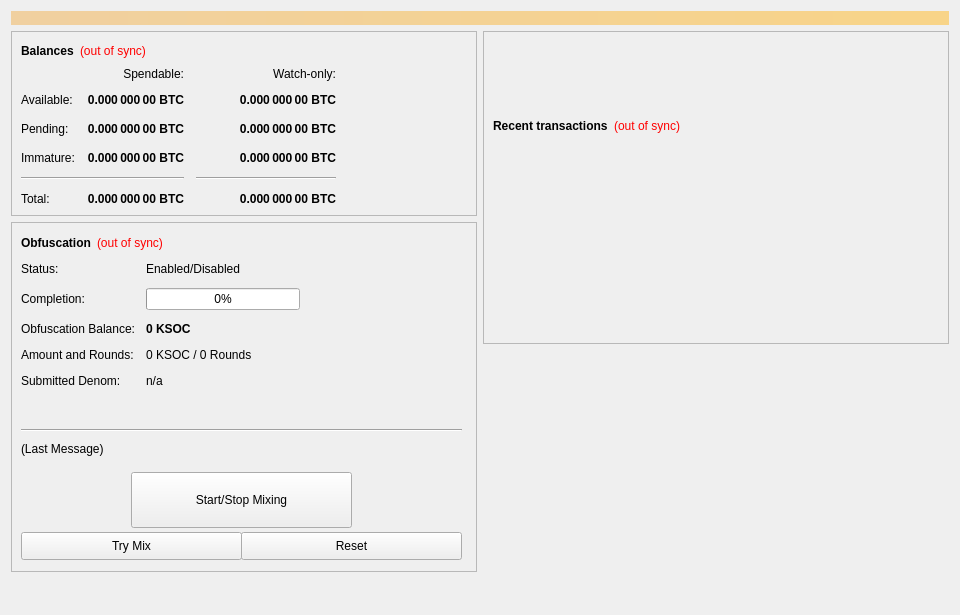
<?xml version="1.0" encoding="UTF-8"?>
<ui version="4.0">
 <class>OverviewPage</class>
 <widget class="QWidget" name="OverviewPage">
  <property name="geometry">
   <rect>
    <x>0</x>
    <y>0</y>
    <width>960</width>
    <height>615</height>
   </rect>
  </property>
  <property name="minimumSize">
   <size>
    <width>960</width>
    <height>0</height>
   </size>
  </property>
  <property name="windowTitle">
   <string>Form</string>
  </property>
  <layout class="QVBoxLayout" name="topLayout">
   <item>
    <widget class="QLabel" name="labelAlerts">
     <property name="visible">
      <bool>false</bool>
     </property>
     <property name="styleSheet">
      <string notr="true">background-color: qlineargradient(x1: 0, y1: 0, x2: 1, y2: 0, stop:0 #F0D0A0, stop:1 #F8D488); color:#000000;</string>
     </property>
     <property name="wordWrap">
      <bool>true</bool>
     </property>
     <property name="margin">
      <number>3</number>
     </property>
    </widget>
   </item>
   <item>
    <layout class="QHBoxLayout" name="horizontalLayout" stretch="1,1">
     <item>
      <layout class="QVBoxLayout" name="verticalLayout_2">
       <item>
        <widget class="QFrame" name="frame">
         <property name="frameShape">
          <enum>QFrame::StyledPanel</enum>
         </property>
         <property name="frameShadow">
          <enum>QFrame::Raised</enum>
         </property>
         <layout class="QVBoxLayout" name="verticalLayout_4">
          <item>
           <layout class="QHBoxLayout" name="horizontalLayout_4">
            <item>
             <widget class="QLabel" name="label_5">
              <property name="font">
               <font>
                <weight>75</weight>
                <bold>true</bold>
               </font>
              </property>
              <property name="text">
               <string>Balances</string>
              </property>
             </widget>
            </item>
            <item>
             <widget class="QLabel" name="labelWalletStatus">
              <property name="cursor">
               <cursorShape>WhatsThisCursor</cursorShape>
              </property>
              <property name="toolTip">
               <string>The displayed information may be out of date. Your wallet automatically synchronizes with the KSOC network after a connection is established, but this process has not completed yet.</string>
              </property>
              <property name="styleSheet">
               <string notr="true">QLabel { color: red; }</string>
              </property>
              <property name="text">
               <string notr="true">(out of sync)</string>
              </property>
              <property name="alignment">
               <set>Qt::AlignLeading|Qt::AlignLeft|Qt::AlignVCenter</set>
              </property>
             </widget>
            </item>
            <item>
             <spacer name="horizontalSpacer_3">
              <property name="orientation">
               <enum>Qt::Horizontal</enum>
              </property>
              <property name="sizeHint" stdset="0">
               <size>
                <width>40</width>
                <height>20</height>
               </size>
              </property>
             </spacer>
            </item>
           </layout>
          </item>
          <item>
           <layout class="QGridLayout" name="gridLayout">
            <property name="spacing">
             <number>12</number>
            </property>
            <item row="2" column="2">
             <widget class="QLabel" name="labelWatchPending">
              <property name="font">
               <font>
                <weight>75</weight>
                <bold>true</bold>
               </font>
              </property>
              <property name="cursor">
               <cursorShape>IBeamCursor</cursorShape>
              </property>
              <property name="toolTip">
               <string>Unconfirmed transactions to watch-only addresses</string>
              </property>
              <property name="text">
               <string notr="true">0.000 000 00 BTC</string>
              </property>
              <property name="alignment">
               <set>Qt::AlignRight|Qt::AlignTrailing|Qt::AlignVCenter</set>
              </property>
              <property name="textInteractionFlags">
               <set>Qt::LinksAccessibleByMouse|Qt::TextSelectableByKeyboard|Qt::TextSelectableByMouse</set>
              </property>
             </widget>
            </item>
            <item row="2" column="1">
             <widget class="QLabel" name="labelUnconfirmed">
              <property name="font">
               <font>
                <weight>75</weight>
                <bold>true</bold>
               </font>
              </property>
              <property name="cursor">
               <cursorShape>IBeamCursor</cursorShape>
              </property>
              <property name="toolTip">
               <string>Total of transactions that have yet to be confirmed, and do not yet count toward the spendable balance</string>
              </property>
              <property name="text">
               <string notr="true">0.000 000 00 BTC</string>
              </property>
              <property name="alignment">
               <set>Qt::AlignRight|Qt::AlignTrailing|Qt::AlignVCenter</set>
              </property>
              <property name="textInteractionFlags">
               <set>Qt::LinksAccessibleByMouse|Qt::TextSelectableByKeyboard|Qt::TextSelectableByMouse</set>
              </property>
             </widget>
            </item>
            <item row="3" column="2">
             <widget class="QLabel" name="labelWatchImmature">
              <property name="font">
               <font>
                <weight>75</weight>
                <bold>true</bold>
               </font>
              </property>
              <property name="cursor">
               <cursorShape>IBeamCursor</cursorShape>
              </property>
              <property name="toolTip">
               <string>Staked or masternode rewards in watch-only addresses that has not yet matured</string>
              </property>
              <property name="text">
               <string notr="true">0.000 000 00 BTC</string>
              </property>
              <property name="alignment">
               <set>Qt::AlignRight|Qt::AlignTrailing|Qt::AlignVCenter</set>
              </property>
              <property name="textInteractionFlags">
               <set>Qt::LinksAccessibleByMouse|Qt::TextSelectableByKeyboard|Qt::TextSelectableByMouse</set>
              </property>
             </widget>
            </item>
            <item row="4" column="0" colspan="2">
             <widget class="Line" name="lineSpendableBalance">
              <property name="orientation">
               <enum>Qt::Horizontal</enum>
              </property>
             </widget>
            </item>
            <item row="4" column="2">
             <widget class="Line" name="lineWatchBalance">
              <property name="sizePolicy">
               <sizepolicy hsizetype="Preferred" vsizetype="Fixed">
                <horstretch>0</horstretch>
                <verstretch>0</verstretch>
               </sizepolicy>
              </property>
              <property name="minimumSize">
               <size>
                <width>140</width>
                <height>0</height>
               </size>
              </property>
              <property name="orientation">
               <enum>Qt::Horizontal</enum>
              </property>
             </widget>
            </item>
            <item row="5" column="0">
             <widget class="QLabel" name="labelTotalText">
              <property name="text">
               <string>Total:</string>
              </property>
             </widget>
            </item>
            <item row="3" column="1">
             <widget class="QLabel" name="labelImmature">
              <property name="font">
               <font>
                <weight>75</weight>
                <bold>true</bold>
               </font>
              </property>
              <property name="cursor">
               <cursorShape>IBeamCursor</cursorShape>
              </property>
              <property name="toolTip">
               <string>Staked or masternode rewards that has not yet matured</string>
              </property>
              <property name="text">
               <string notr="true">0.000 000 00 BTC</string>
              </property>
              <property name="alignment">
               <set>Qt::AlignRight|Qt::AlignTrailing|Qt::AlignVCenter</set>
              </property>
              <property name="textInteractionFlags">
               <set>Qt::LinksAccessibleByMouse|Qt::TextSelectableByKeyboard|Qt::TextSelectableByMouse</set>
              </property>
             </widget>
            </item>
            <item row="2" column="3">
             <spacer name="horizontalSpacer_2">
              <property name="orientation">
               <enum>Qt::Horizontal</enum>
              </property>
              <property name="sizeHint" stdset="0">
               <size>
                <width>40</width>
                <height>20</height>
               </size>
              </property>
             </spacer>
            </item>
            <item row="3" column="0">
             <widget class="QLabel" name="labelImmatureText">
              <property name="text">
               <string>Immature:</string>
              </property>
             </widget>
            </item>
            <item row="5" column="1">
             <widget class="QLabel" name="labelTotal">
              <property name="font">
               <font>
                <weight>75</weight>
                <bold>true</bold>
               </font>
              </property>
              <property name="cursor">
               <cursorShape>IBeamCursor</cursorShape>
              </property>
              <property name="toolTip">
               <string>Your current total balance</string>
              </property>
              <property name="text">
               <string notr="true">0.000 000 00 BTC</string>
              </property>
              <property name="alignment">
               <set>Qt::AlignRight|Qt::AlignTrailing|Qt::AlignVCenter</set>
              </property>
              <property name="textInteractionFlags">
               <set>Qt::LinksAccessibleByMouse|Qt::TextSelectableByKeyboard|Qt::TextSelectableByMouse</set>
              </property>
             </widget>
            </item>
            <item row="5" column="2">
             <widget class="QLabel" name="labelWatchTotal">
              <property name="font">
               <font>
                <weight>75</weight>
                <bold>true</bold>
               </font>
              </property>
              <property name="cursor">
               <cursorShape>IBeamCursor</cursorShape>
              </property>
              <property name="toolTip">
               <string>Current total balance in watch-only addresses</string>
              </property>
              <property name="text">
               <string notr="true">0.000 000 00 BTC</string>
              </property>
              <property name="alignment">
               <set>Qt::AlignRight|Qt::AlignTrailing|Qt::AlignVCenter</set>
              </property>
              <property name="textInteractionFlags">
               <set>Qt::LinksAccessibleByMouse|Qt::TextSelectableByKeyboard|Qt::TextSelectableByMouse</set>
              </property>
             </widget>
            </item>
            <item row="0" column="2">
             <widget class="QLabel" name="labelWatchonly">
              <property name="text">
               <string>Watch-only:</string>
              </property>
              <property name="alignment">
               <set>Qt::AlignRight|Qt::AlignTrailing|Qt::AlignVCenter</set>
              </property>
             </widget>
            </item>
            <item row="1" column="0">
             <widget class="QLabel" name="labelBalanceText">
              <property name="text">
               <string>Available:</string>
              </property>
             </widget>
            </item>
            <item row="1" column="1">
             <widget class="QLabel" name="labelBalance">
              <property name="font">
               <font>
                <weight>75</weight>
                <bold>true</bold>
               </font>
              </property>
              <property name="cursor">
               <cursorShape>IBeamCursor</cursorShape>
              </property>
              <property name="toolTip">
               <string>Your current spendable balance</string>
              </property>
              <property name="text">
               <string notr="true">0.000 000 00 BTC</string>
              </property>
              <property name="alignment">
               <set>Qt::AlignRight|Qt::AlignTrailing|Qt::AlignVCenter</set>
              </property>
              <property name="textInteractionFlags">
               <set>Qt::LinksAccessibleByMouse|Qt::TextSelectableByKeyboard|Qt::TextSelectableByMouse</set>
              </property>
             </widget>
            </item>
            <item row="1" column="2">
             <widget class="QLabel" name="labelWatchAvailable">
              <property name="font">
               <font>
                <weight>75</weight>
                <bold>true</bold>
               </font>
              </property>
              <property name="cursor">
               <cursorShape>IBeamCursor</cursorShape>
              </property>
              <property name="toolTip">
               <string>Your current balance in watch-only addresses</string>
              </property>
              <property name="text">
               <string notr="true">0.000 000 00 BTC</string>
              </property>
              <property name="alignment">
               <set>Qt::AlignRight|Qt::AlignTrailing|Qt::AlignVCenter</set>
              </property>
              <property name="textInteractionFlags">
               <set>Qt::LinksAccessibleByMouse|Qt::TextSelectableByKeyboard|Qt::TextSelectableByMouse</set>
              </property>
             </widget>
            </item>
            <item row="2" column="0">
             <widget class="QLabel" name="labelPendingText">
              <property name="text">
               <string>Pending:</string>
              </property>
             </widget>
            </item>
            <item row="0" column="1">
             <widget class="QLabel" name="labelSpendable">
              <property name="text">
               <string>Spendable:</string>
              </property>
              <property name="alignment">
               <set>Qt::AlignRight|Qt::AlignTrailing|Qt::AlignVCenter</set>
              </property>
             </widget>
            </item>
           </layout>
          </item>
         </layout>
        </widget>
       </item>
       <item>
        <widget class="QFrame" name="frameObfuscation">
         <property name="minimumSize">
          <size>
           <width>0</width>
           <height>350</height>
          </size>
         </property>
         <property name="layoutDirection">
          <enum>Qt::LeftToRight</enum>
         </property>
         <property name="frameShape">
          <enum>QFrame::StyledPanel</enum>
         </property>
         <property name="frameShadow">
          <enum>QFrame::Raised</enum>
         </property>
         <widget class="QWidget" name="formLayoutWidget">
          <property name="geometry">
           <rect>
            <x>10</x>
            <y>40</y>
            <width>451</width>
            <height>161</height>
           </rect>
          </property>
          <layout class="QFormLayout" name="formLayout">
           <property name="fieldGrowthPolicy">
            <enum>QFormLayout::AllNonFixedFieldsGrow</enum>
           </property>
           <property name="horizontalSpacing">
            <number>11</number>
           </property>
           <property name="verticalSpacing">
            <number>12</number>
           </property>
           <item row="0" column="0">
            <widget class="QLabel" name="label_6">
             <property name="text">
              <string>Status:</string>
             </property>
            </widget>
           </item>
           <item row="1" column="0">
            <widget class="QLabel" name="label_7">
             <property name="text">
              <string>Completion:</string>
             </property>
            </widget>
           </item>
           <item row="1" column="1">
            <widget class="QProgressBar" name="obfuscationProgress">
             <property name="maximumSize">
              <size>
               <width>154</width>
               <height>16777215</height>
              </size>
             </property>
             <property name="value">
              <number>0</number>
             </property>
            </widget>
           </item>
           <item row="2" column="0">
            <widget class="QLabel" name="labelAnonymizedText">
             <property name="text">
              <string>Obfuscation Balance:</string>
             </property>
            </widget>
           </item>
           <item row="2" column="1">
            <widget class="QLabel" name="labelAnonymized">
             <property name="font">
              <font>
               <weight>75</weight>
               <bold>true</bold>
              </font>
             </property>
             <property name="text">
              <string notr="true">0 KSOC</string>
             </property>
            </widget>
           </item>
           <item row="3" column="0">
            <widget class="QLabel" name="label_8">
             <property name="text">
              <string>Amount and Rounds:</string>
             </property>
            </widget>
           </item>
           <item row="3" column="1">
            <widget class="QLabel" name="labelAmountRounds">
             <property name="text">
              <string>0 KSOC / 0 Rounds</string>
             </property>
            </widget>
           </item>
           <item row="4" column="0">
            <widget class="QLabel" name="label_9">
             <property name="text">
              <string>Submitted Denom:</string>
             </property>
            </widget>
           </item>
           <item row="4" column="1">
            <widget class="QLabel" name="labelSubmittedDenom">
             <property name="toolTip">
              <string>The denominations you submitted to the Masternode.&lt;br&gt;To mix, other users must submit the exact same denominations.</string>
             </property>
             <property name="text">
              <string>n/a</string>
             </property>
            </widget>
           </item>
           <item row="0" column="1">
            <widget class="QLabel" name="obfuscationEnabled">
             <property name="text">
              <string>Enabled/Disabled</string>
             </property>
            </widget>
           </item>
          </layout>
         </widget>
         <widget class="QPushButton" name="runAutoDenom">
          <property name="geometry">
           <rect>
            <x>251</x>
            <y>17</y>
            <width>1</width>
            <height>1</height>
           </rect>
          </property>
          <property name="palette">
           <palette>
            <active>
             <colorrole role="WindowText">
              <brush brushstyle="SolidPattern">
               <color alpha="255">
                <red>0</red>
                <green>0</green>
                <blue>0</blue>
               </color>
              </brush>
             </colorrole>
             <colorrole role="Button">
              <brush brushstyle="SolidPattern">
               <color alpha="255">
                <red>239</red>
                <green>238</green>
                <blue>238</blue>
               </color>
              </brush>
             </colorrole>
             <colorrole role="Light">
              <brush brushstyle="SolidPattern">
               <color alpha="255">
                <red>255</red>
                <green>255</green>
                <blue>255</blue>
               </color>
              </brush>
             </colorrole>
             <colorrole role="Midlight">
              <brush brushstyle="SolidPattern">
               <color alpha="255">
                <red>247</red>
                <green>246</green>
                <blue>246</blue>
               </color>
              </brush>
             </colorrole>
             <colorrole role="Dark">
              <brush brushstyle="SolidPattern">
               <color alpha="255">
                <red>119</red>
                <green>119</green>
                <blue>119</blue>
               </color>
              </brush>
             </colorrole>
             <colorrole role="Mid">
              <brush brushstyle="SolidPattern">
               <color alpha="255">
                <red>159</red>
                <green>159</green>
                <blue>159</blue>
               </color>
              </brush>
             </colorrole>
             <colorrole role="Text">
              <brush brushstyle="SolidPattern">
               <color alpha="255">
                <red>0</red>
                <green>0</green>
                <blue>0</blue>
               </color>
              </brush>
             </colorrole>
             <colorrole role="BrightText">
              <brush brushstyle="SolidPattern">
               <color alpha="255">
                <red>255</red>
                <green>255</green>
                <blue>255</blue>
               </color>
              </brush>
             </colorrole>
             <colorrole role="ButtonText">
              <brush brushstyle="SolidPattern">
               <color alpha="255">
                <red>0</red>
                <green>0</green>
                <blue>0</blue>
               </color>
              </brush>
             </colorrole>
             <colorrole role="Base">
              <brush brushstyle="SolidPattern">
               <color alpha="255">
                <red>255</red>
                <green>255</green>
                <blue>255</blue>
               </color>
              </brush>
             </colorrole>
             <colorrole role="Window">
              <brush brushstyle="SolidPattern">
               <color alpha="255">
                <red>239</red>
                <green>238</green>
                <blue>238</blue>
               </color>
              </brush>
             </colorrole>
             <colorrole role="Shadow">
              <brush brushstyle="SolidPattern">
               <color alpha="255">
                <red>0</red>
                <green>0</green>
                <blue>0</blue>
               </color>
              </brush>
             </colorrole>
             <colorrole role="AlternateBase">
              <brush brushstyle="SolidPattern">
               <color alpha="255">
                <red>247</red>
                <green>246</green>
                <blue>246</blue>
               </color>
              </brush>
             </colorrole>
             <colorrole role="ToolTipBase">
              <brush brushstyle="SolidPattern">
               <color alpha="255">
                <red>255</red>
                <green>255</green>
                <blue>220</blue>
               </color>
              </brush>
             </colorrole>
             <colorrole role="ToolTipText">
              <brush brushstyle="SolidPattern">
               <color alpha="255">
                <red>0</red>
                <green>0</green>
                <blue>0</blue>
               </color>
              </brush>
             </colorrole>
            </active>
            <inactive>
             <colorrole role="WindowText">
              <brush brushstyle="SolidPattern">
               <color alpha="255">
                <red>0</red>
                <green>0</green>
                <blue>0</blue>
               </color>
              </brush>
             </colorrole>
             <colorrole role="Button">
              <brush brushstyle="SolidPattern">
               <color alpha="255">
                <red>239</red>
                <green>238</green>
                <blue>238</blue>
               </color>
              </brush>
             </colorrole>
             <colorrole role="Light">
              <brush brushstyle="SolidPattern">
               <color alpha="255">
                <red>255</red>
                <green>255</green>
                <blue>255</blue>
               </color>
              </brush>
             </colorrole>
             <colorrole role="Midlight">
              <brush brushstyle="SolidPattern">
               <color alpha="255">
                <red>247</red>
                <green>246</green>
                <blue>246</blue>
               </color>
              </brush>
             </colorrole>
             <colorrole role="Dark">
              <brush brushstyle="SolidPattern">
               <color alpha="255">
                <red>119</red>
                <green>119</green>
                <blue>119</blue>
               </color>
              </brush>
             </colorrole>
             <colorrole role="Mid">
              <brush brushstyle="SolidPattern">
               <color alpha="255">
                <red>159</red>
                <green>159</green>
                <blue>159</blue>
               </color>
              </brush>
             </colorrole>
             <colorrole role="Text">
              <brush brushstyle="SolidPattern">
               <color alpha="255">
                <red>0</red>
                <green>0</green>
                <blue>0</blue>
               </color>
              </brush>
             </colorrole>
             <colorrole role="BrightText">
              <brush brushstyle="SolidPattern">
               <color alpha="255">
                <red>255</red>
                <green>255</green>
                <blue>255</blue>
               </color>
              </brush>
             </colorrole>
             <colorrole role="ButtonText">
              <brush brushstyle="SolidPattern">
               <color alpha="255">
                <red>0</red>
                <green>0</green>
                <blue>0</blue>
               </color>
              </brush>
             </colorrole>
             <colorrole role="Base">
              <brush brushstyle="SolidPattern">
               <color alpha="255">
                <red>255</red>
                <green>255</green>
                <blue>255</blue>
               </color>
              </brush>
             </colorrole>
             <colorrole role="Window">
              <brush brushstyle="SolidPattern">
               <color alpha="255">
                <red>239</red>
                <green>238</green>
                <blue>238</blue>
               </color>
              </brush>
             </colorrole>
             <colorrole role="Shadow">
              <brush brushstyle="SolidPattern">
               <color alpha="255">
                <red>0</red>
                <green>0</green>
                <blue>0</blue>
               </color>
              </brush>
             </colorrole>
             <colorrole role="AlternateBase">
              <brush brushstyle="SolidPattern">
               <color alpha="255">
                <red>247</red>
                <green>246</green>
                <blue>246</blue>
               </color>
              </brush>
             </colorrole>
             <colorrole role="ToolTipBase">
              <brush brushstyle="SolidPattern">
               <color alpha="255">
                <red>255</red>
                <green>255</green>
                <blue>220</blue>
               </color>
              </brush>
             </colorrole>
             <colorrole role="ToolTipText">
              <brush brushstyle="SolidPattern">
               <color alpha="255">
                <red>0</red>
                <green>0</green>
                <blue>0</blue>
               </color>
              </brush>
             </colorrole>
            </inactive>
            <disabled>
             <colorrole role="WindowText">
              <brush brushstyle="SolidPattern">
               <color alpha="255">
                <red>119</red>
                <green>119</green>
                <blue>119</blue>
               </color>
              </brush>
             </colorrole>
             <colorrole role="Button">
              <brush brushstyle="SolidPattern">
               <color alpha="255">
                <red>239</red>
                <green>238</green>
                <blue>238</blue>
               </color>
              </brush>
             </colorrole>
             <colorrole role="Light">
              <brush brushstyle="SolidPattern">
               <color alpha="255">
                <red>255</red>
                <green>255</green>
                <blue>255</blue>
               </color>
              </brush>
             </colorrole>
             <colorrole role="Midlight">
              <brush brushstyle="SolidPattern">
               <color alpha="255">
                <red>247</red>
                <green>246</green>
                <blue>246</blue>
               </color>
              </brush>
             </colorrole>
             <colorrole role="Dark">
              <brush brushstyle="SolidPattern">
               <color alpha="255">
                <red>119</red>
                <green>119</green>
                <blue>119</blue>
               </color>
              </brush>
             </colorrole>
             <colorrole role="Mid">
              <brush brushstyle="SolidPattern">
               <color alpha="255">
                <red>159</red>
                <green>159</green>
                <blue>159</blue>
               </color>
              </brush>
             </colorrole>
             <colorrole role="Text">
              <brush brushstyle="SolidPattern">
               <color alpha="255">
                <red>119</red>
                <green>119</green>
                <blue>119</blue>
               </color>
              </brush>
             </colorrole>
             <colorrole role="BrightText">
              <brush brushstyle="SolidPattern">
               <color alpha="255">
                <red>255</red>
                <green>255</green>
                <blue>255</blue>
               </color>
              </brush>
             </colorrole>
             <colorrole role="ButtonText">
              <brush brushstyle="SolidPattern">
               <color alpha="255">
                <red>119</red>
                <green>119</green>
                <blue>119</blue>
               </color>
              </brush>
             </colorrole>
             <colorrole role="Base">
              <brush brushstyle="SolidPattern">
               <color alpha="255">
                <red>239</red>
                <green>238</green>
                <blue>238</blue>
               </color>
              </brush>
             </colorrole>
             <colorrole role="Window">
              <brush brushstyle="SolidPattern">
               <color alpha="255">
                <red>239</red>
                <green>238</green>
                <blue>238</blue>
               </color>
              </brush>
             </colorrole>
             <colorrole role="Shadow">
              <brush brushstyle="SolidPattern">
               <color alpha="255">
                <red>0</red>
                <green>0</green>
                <blue>0</blue>
               </color>
              </brush>
             </colorrole>
             <colorrole role="AlternateBase">
              <brush brushstyle="SolidPattern">
               <color alpha="255">
                <red>239</red>
                <green>238</green>
                <blue>238</blue>
               </color>
              </brush>
             </colorrole>
             <colorrole role="ToolTipBase">
              <brush brushstyle="SolidPattern">
               <color alpha="255">
                <red>255</red>
                <green>255</green>
                <blue>220</blue>
               </color>
              </brush>
             </colorrole>
             <colorrole role="ToolTipText">
              <brush brushstyle="SolidPattern">
               <color alpha="255">
                <red>0</red>
                <green>0</green>
                <blue>0</blue>
               </color>
              </brush>
             </colorrole>
            </disabled>
           </palette>
          </property>
          <property name="focusPolicy">
           <enum>Qt::NoFocus</enum>
          </property>
          <property name="autoFillBackground">
           <bool>true</bool>
          </property>
          <property name="text">
           <string/>
          </property>
          <property name="flat">
           <bool>true</bool>
          </property>
         </widget>
         <widget class="QPushButton" name="toggleObfuscation">
          <property name="geometry">
           <rect>
            <x>120</x>
            <y>250</y>
            <width>221</width>
            <height>56</height>
           </rect>
          </property>
          <property name="sizePolicy">
           <sizepolicy hsizetype="MinimumExpanding" vsizetype="Fixed">
            <horstretch>0</horstretch>
            <verstretch>0</verstretch>
           </sizepolicy>
          </property>
          <property name="text">
           <string>Start/Stop Mixing</string>
          </property>
         </widget>
         <widget class="Line" name="lineLastMessage">
          <property name="geometry">
           <rect>
            <x>10</x>
            <y>200</y>
            <width>441</width>
            <height>16</height>
           </rect>
          </property>
          <property name="orientation">
           <enum>Qt::Horizontal</enum>
          </property>
         </widget>
         <widget class="QLabel" name="obfuscationStatus">
          <property name="geometry">
           <rect>
            <x>10</x>
            <y>220</y>
            <width>451</width>
            <height>61</height>
           </rect>
          </property>
          <property name="minimumSize">
           <size>
            <width>288</width>
            <height>43</height>
           </size>
          </property>
          <property name="text">
           <string>(Last Message)</string>
          </property>
          <property name="alignment">
           <set>Qt::AlignLeading|Qt::AlignLeft|Qt::AlignTop</set>
          </property>
          <property name="wordWrap">
           <bool>true</bool>
          </property>
         </widget>
         <widget class="QPushButton" name="obfuscationAuto">
          <property name="geometry">
           <rect>
            <x>10</x>
            <y>310</y>
            <width>221</width>
            <height>28</height>
           </rect>
          </property>
          <property name="sizePolicy">
           <sizepolicy hsizetype="MinimumExpanding" vsizetype="Fixed">
            <horstretch>0</horstretch>
            <verstretch>0</verstretch>
           </sizepolicy>
          </property>
          <property name="toolTip">
           <string>Try to manually submit a Obfuscation request.</string>
          </property>
          <property name="text">
           <string>Try Mix</string>
          </property>
         </widget>
         <widget class="QPushButton" name="obfuscationReset">
          <property name="geometry">
           <rect>
            <x>230</x>
            <y>310</y>
            <width>221</width>
            <height>28</height>
           </rect>
          </property>
          <property name="sizePolicy">
           <sizepolicy hsizetype="MinimumExpanding" vsizetype="Fixed">
            <horstretch>0</horstretch>
            <verstretch>0</verstretch>
           </sizepolicy>
          </property>
          <property name="toolTip">
           <string>Reset the current status of Obfuscation (can interrupt Obfuscation if it's in the process of Mixing, which can cost you money!)</string>
          </property>
          <property name="autoFillBackground">
           <bool>false</bool>
          </property>
          <property name="text">
           <string>Reset</string>
          </property>
         </widget>
         <widget class="QWidget" name="layoutWidget">
          <property name="geometry">
           <rect>
            <x>10</x>
            <y>10</y>
            <width>431</width>
            <height>22</height>
           </rect>
          </property>
          <layout class="QHBoxLayout" name="horizontalLayout_5">
           <item>
            <widget class="QLabel" name="label_2">
             <property name="font">
              <font>
               <weight>75</weight>
               <bold>true</bold>
              </font>
             </property>
             <property name="text">
              <string>Obfuscation</string>
             </property>
            </widget>
           </item>
           <item>
            <widget class="QLabel" name="labelObfuscationSyncStatus">
             <property name="toolTip">
              <string>The displayed information may be out of date. Your wallet automatically synchronizes with the KSOC network after a connection is established, but this process has not completed yet.</string>
             </property>
             <property name="styleSheet">
              <string notr="true">QLabel { color: red; }</string>
             </property>
             <property name="text">
              <string notr="true">(out of sync)</string>
             </property>
             <property name="alignment">
              <set>Qt::AlignLeading|Qt::AlignLeft|Qt::AlignVCenter</set>
             </property>
            </widget>
           </item>
           <item>
            <spacer name="horizontalSpacer_4">
             <property name="orientation">
              <enum>Qt::Horizontal</enum>
             </property>
             <property name="sizeHint" stdset="0">
              <size>
               <width>40</width>
               <height>20</height>
              </size>
             </property>
            </spacer>
           </item>
          </layout>
         </widget>
        </widget>
       </item>
       <item>
        <spacer name="verticalSpacer">
         <property name="orientation">
          <enum>Qt::Vertical</enum>
         </property>
         <property name="sizeHint" stdset="0">
          <size>
           <width>20</width>
           <height>40</height>
          </size>
         </property>
        </spacer>
       </item>
      </layout>
     </item>
     <item>
      <layout class="QVBoxLayout" name="verticalLayout_3">
       <item>
        <widget class="QFrame" name="frame_2">
         <property name="frameShape">
          <enum>QFrame::StyledPanel</enum>
         </property>
         <property name="frameShadow">
          <enum>QFrame::Raised</enum>
         </property>
         <layout class="QVBoxLayout" name="verticalLayout">
          <item>
           <spacer name="verticalSpacer_3">
            <property name="orientation">
             <enum>Qt::Vertical</enum>
            </property>
            <property name="sizeType">
             <enum>QSizePolicy::Fixed</enum>
            </property>
            <property name="sizeHint" stdset="0">
             <size>
              <width>20</width>
              <height>75</height>
             </size>
            </property>
           </spacer>
          </item>
          <item>
           <layout class="QHBoxLayout" name="horizontalLayout_2">
            <item>
             <widget class="QLabel" name="label_4">
              <property name="font">
               <font>
                <weight>75</weight>
                <bold>true</bold>
               </font>
              </property>
              <property name="text">
               <string>Recent transactions</string>
              </property>
             </widget>
            </item>
            <item>
             <widget class="QLabel" name="labelTransactionsStatus">
              <property name="cursor">
               <cursorShape>WhatsThisCursor</cursorShape>
              </property>
              <property name="toolTip">
               <string>The displayed information may be out of date. Your wallet automatically synchronizes with the KSOC network after a connection is established, but this process has not completed yet.</string>
              </property>
              <property name="styleSheet">
               <string notr="true">QLabel { color: red; }</string>
              </property>
              <property name="text">
               <string notr="true">(out of sync)</string>
              </property>
              <property name="alignment">
               <set>Qt::AlignRight|Qt::AlignTrailing|Qt::AlignVCenter</set>
              </property>
             </widget>
            </item>
            <item>
             <spacer name="horizontalSpacer">
              <property name="orientation">
               <enum>Qt::Horizontal</enum>
              </property>
              <property name="sizeHint" stdset="0">
               <size>
                <width>40</width>
                <height>20</height>
               </size>
              </property>
             </spacer>
            </item>
           </layout>
          </item>
          <item>
           <widget class="QListView" name="listTransactions">
            <property name="styleSheet">
             <string notr="true">QListView { background: transparent; }</string>
            </property>
            <property name="frameShape">
             <enum>QFrame::NoFrame</enum>
            </property>
            <property name="verticalScrollBarPolicy">
             <enum>Qt::ScrollBarAlwaysOff</enum>
            </property>
            <property name="horizontalScrollBarPolicy">
             <enum>Qt::ScrollBarAlwaysOff</enum>
            </property>
            <property name="selectionMode">
             <enum>QAbstractItemView::NoSelection</enum>
            </property>
           </widget>
          </item>
         </layout>
        </widget>
       </item>
       <item>
        <spacer name="verticalSpacer_2">
         <property name="orientation">
          <enum>Qt::Vertical</enum>
         </property>
         <property name="sizeType">
          <enum>QSizePolicy::Expanding</enum>
         </property>
         <property name="sizeHint" stdset="0">
          <size>
           <width>20</width>
           <height>40</height>
          </size>
         </property>
        </spacer>
       </item>
      </layout>
     </item>
    </layout>
   </item>
  </layout>
 </widget>
 <resources/>
 <connections/>
</ui>
